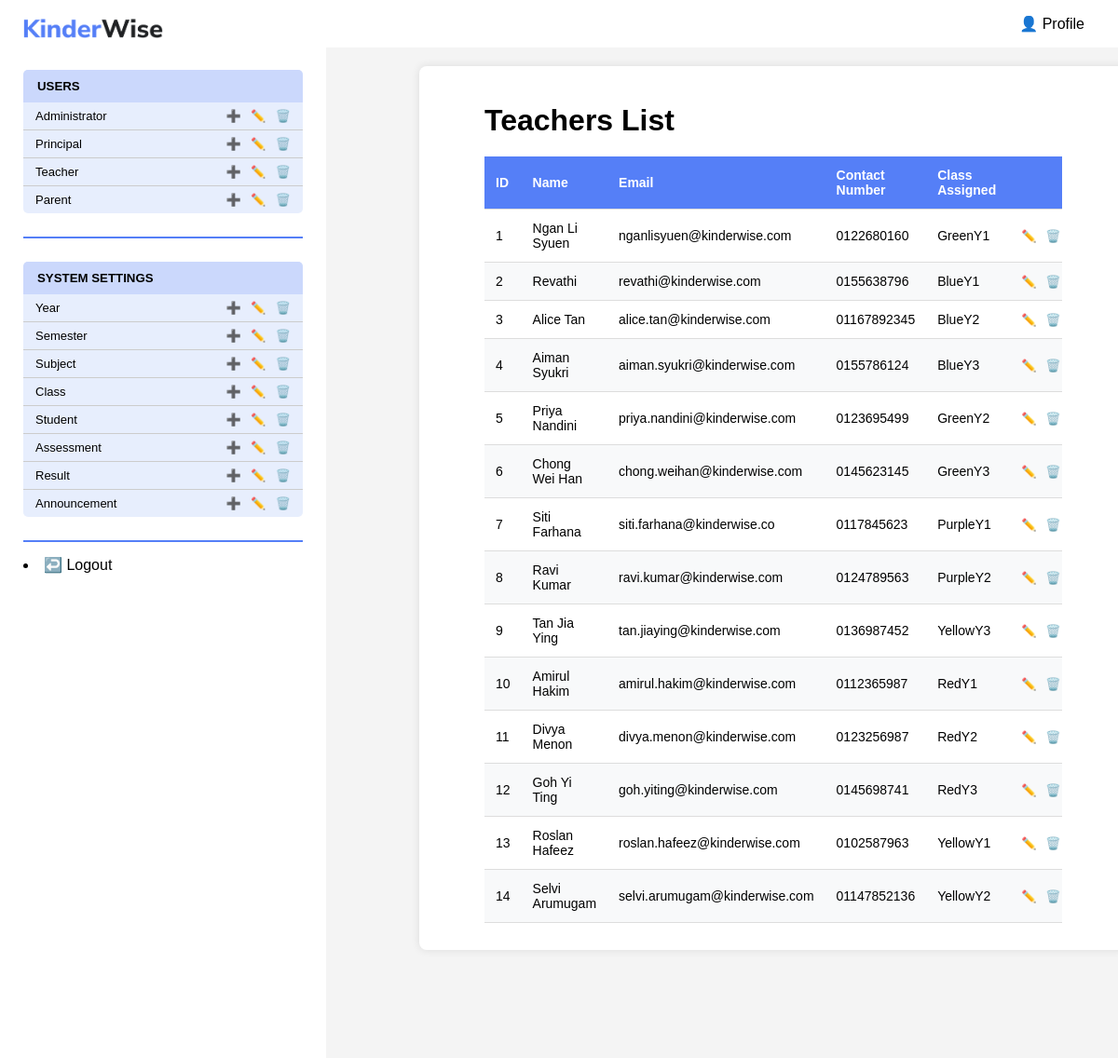
Screenshot of /KinderWise/admin/viewUser.php?role=teacher with the database file from the repository.
### tables this page shows
CREATE TABLE `teacher` (
  `teacherID` int(11) NOT NULL,
  `name` varchar(50) DEFAULT NULL,
  `email` varchar(100) DEFAULT NULL,
  `contactNumber` varchar(11) DEFAULT NULL,
  `password` varchar(8) DEFAULT NULL,
  `classAssigned` varchar(20) DEFAULT NULL
);

### KinderWise/admin/viewUser.php (the view, shortened to what this page needs)
<?php
include("sidebar.php");
$role = $_GET['role'];
$sql = "SELECT * FROM $role ORDER BY " . $role . "ID";
$result = mysqli_query($conn, $sql);
?>
<!DOCTYPE html>
<html lang="en">
<head>
</head>
<body>
    <div class="view-container">
        <h1 class="view-title"><?php echo ucfirst($role); ?>s List</h1>
        <div class="view-table-container">
            <table class="view-table">
                <thead>
                    <tr class="view-tr">
                        <th class="view-th">ID</th>
                        <th class="view-th">Name</th>
                        <th class="view-th">Email</th>
                        <th class="view-th">Contact Number</th>
                        <?php if($role == 'teacher'): ?>
                            <th class="view-th">Class Assigned</th>
                        <?php endif; ?>
                        <th class="view-th"></th>
                    </tr>
                </thead>
                <tbody>
                    <?php
                    if(mysqli_num_rows($result) > 0):
                        while($row = mysqli_fetch_assoc($result)):
                    ?>
                        <tr class="view-tr">
                            <td class="view-td"><?php echo htmlspecialchars($row[$role.'ID']); ?></td>
                            <td class="view-td"><?php echo htmlspecialchars($row['name']); ?></td>
                            <td class="view-td"><?php echo htmlspecialchars($row['email']); ?></td>
                            <td class="view-td"><?php echo htmlspecialchars($row['contactNumber']); ?></td>
                            <?php if($role == 'teacher'): ?>
                                <td class="view-td"><?php echo htmlspecialchars($row['classAssigned']); ?></td>
                            <?php endif; ?>
                            <td class="view-td view-actions">
                                <a href="editUser.php?role=<?php echo $role; ?>&ID=<?php echo $row[$role.'ID']; ?>">✏️</a>
                                <a href="deleteUser.php?role=<?php echo $role; ?>&ID=<?php echo $row[$role.'ID']; ?>"
                                   onclick="return confirm('Are you sure you want to delete this <?php echo $role; ?>?')">🗑️</a>
                            </td>
                        </tr>
                    <?php
                        endwhile;
                    endif; ?>
                </tbody>
            </table>
        </div>
    </div>
</body>
</html>

### KinderWise/admin/viewUser.php (style rules this page uses)
body { font-family: Trebuchet MS, sans-serif; text-align: left; margin: 0; background-color: #f4f4f4; overflow-x: hidden; }
.view-container { width: 60%; margin: 20px auto; padding: 20px; background: white; border-radius: 8px; box-shadow: 0 0 10px rgba(0,0,0,0.1); display: flex; flex-direction: column; justify-content: left; align-items: left; flex-grow: 1; height: 80vh; margin-left: 450px; overflow: auto; }
.view-title { margin: 20px 0px 20px 50px; }
.view-table-container { margin: 0 50px; overflow-x: auto; }
.view-table { width: 100%; border-collapse: collapse; margin-bottom: 20px; font-size: 14px; }
.view-th, .view-td { padding: 12px; text-align: left; border-bottom: 1px solid #ddd; }
.view-th { background-color: #557FF7; color: white; position: sticky; top: 0; }
.view-tr:nth-child(even) { background-color: #f8f9fa; }
.view-actions { text-align: center; white-space: nowrap; }
.view-actions a { text-decoration: none; font-size: 13px; color: black; padding: 0 3px; }

### rows the page displays
teacher: teacherID "1", name "Ngan Li Syuen", email "nganlisyuen@kinderwise.com", contactNumber "0122680160", classAssigned "GreenY1"
teacher: teacherID "2", name "Revathi", email "revathi@kinderwise.com", contactNumber "0155638796", classAssigned "BlueY1"
teacher: teacherID "3", name "Alice Tan", email "alice.tan@kinderwise.com", contactNumber "01167892345", classAssigned "BlueY2"
teacher: teacherID "4", name "Aiman Syukri", email "aiman.syukri@kinderwise.com", contactNumber "0155786124", classAssigned "BlueY3"
teacher: teacherID "5", name "Priya Nandini", email "priya.nandini@kinderwise.com", contactNumber "0123695499", classAssigned "GreenY2"
teacher: teacherID "6", name "Chong Wei Han", email "chong.weihan@kinderwise.com", contactNumber "0145623145", classAssigned "GreenY3"
teacher: teacherID "7", name "Siti Farhana", email "siti.farhana@kinderwise.co", contactNumber "0117845623", classAssigned "PurpleY1"
teacher: teacherID "8", name "Ravi Kumar", email "ravi.kumar@kinderwise.com", contactNumber "0124789563", classAssigned "PurpleY2"
teacher: teacherID "9", name "Tan Jia Ying", email "tan.jiaying@kinderwise.com", contactNumber "0136987452", classAssigned "YellowY3"
teacher: teacherID "10", name "Amirul Hakim", email "amirul.hakim@kinderwise.com", contactNumber "0112365987", classAssigned "RedY1"
teacher: teacherID "11", name "Divya Menon", email "divya.menon@kinderwise.com", contactNumber "0123256987", classAssigned "RedY2"
teacher: teacherID "12", name "Goh Yi Ting", email "goh.yiting@kinderwise.com", contactNumber "0145698741", classAssigned "RedY3"
teacher: teacherID "13", name "Roslan Hafeez", email "roslan.hafeez@kinderwise.com", contactNumber "0102587963", classAssigned "YellowY1"
teacher: teacherID "14", name "Selvi Arumugam", email "selvi.arumugam@kinderwise.com", contactNumber "01147852136", classAssigned "YellowY2"

### other values shown
$role "Teacher"
